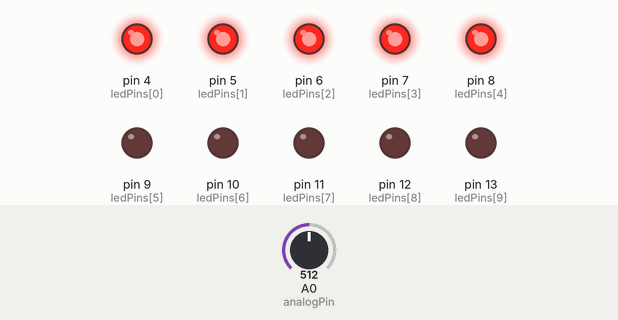
Simulated run of this sketch. Board: Arduino Uno, built with avr-gcc and run on an emulated ATmega328P. On the bench: output pins drawn as LEDs (lit = HIGH). Inputs (shaded band) come from the test bench; at power-on: A0 (analogPin) = 512.

Above: at 1.2 s.
1.3 s: A0 (analogPin) set to 598
2.8 s: A0 (analogPin) set to 622
At 3.7 s:
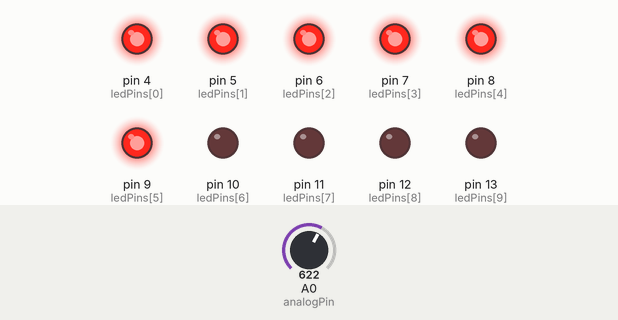
4.3 s: A0 (analogPin) set to 511
At 4.8 s:
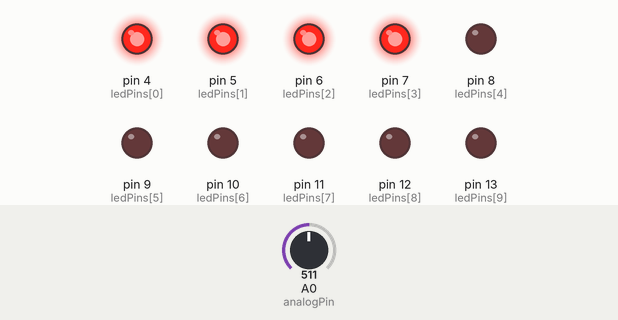
5.8 s: A0 (analogPin) set to 425
7.3 s: A0 (analogPin) set to 399
At 8.3 s:
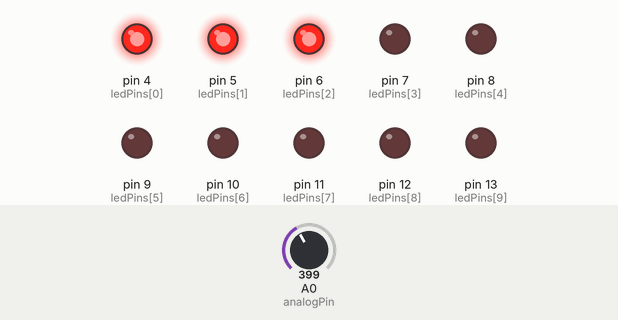
8.8 s: A0 (analogPin) set to 716
At 9.5 s:
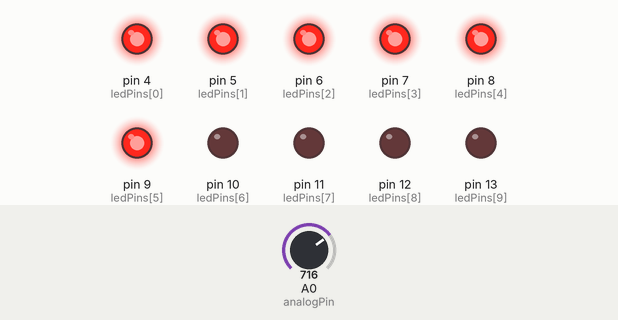
Timing chart, 0 to 11.3 s (numbered marks = the images above; inputs shaded):
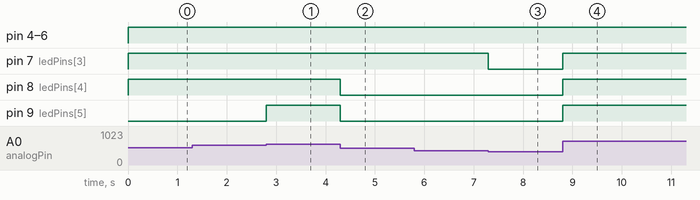

The sketch:

sketch.ino
```cpp
// color de led en .jnos ... solo en --WOKWI--

// --ejemplos--
//{ "color": "yellow" }
//{ "color": "#9EFF3C" }
//{ "color": "GYR"}
//{ "color": "BCYR"}

// https://flatuicolors.com
// https://uigradients.com/#Frost

// cualquier color  elegible


const int analogPin = A0;  // the pin that the potentiometer is attached to
const int ledCount = 10;   // the number of LEDs in the bar graph

int ledPins[] = {
  4,5,6,7,8,9,10,11,12,13
};  //pines de led


void setup() {
  // loop over the pin array and set them all to output:
  for (int thisLed = 0; thisLed < ledCount; thisLed++) {
    pinMode(ledPins[thisLed], OUTPUT);
  }
}

void loop() {
  // read the potentiometer:
  int sensorReading = analogRead(analogPin);
  // map the result to a range from 0 to the number of LEDs:
  int ledLevel = map(sensorReading, 0, 1023, 0, ledCount);

  // loop over the LED array:
  for (int thisLed = 0; thisLed < ledCount; thisLed++) {
    // if the array element's index is less than ledLevel,
    // turn the pin for this element on:
    if (thisLed < ledLevel) {
      digitalWrite(ledPins[thisLed], HIGH);
    }
    // turn off all pins higher than the ledLevel:
    else {
      digitalWrite(ledPins[thisLed], LOW);
    }
  }
}
```

Measured:
- the behaviour switches between 613 and 614 on A0 (analogPin) (found by bisection; images 0 and 1)
- the behaviour switches between 410 and 409 on A0 (analogPin) (found by bisection; images 2 and 3)
- after the input at 1.3 s, every drawn part: stays the same
- after the input at 2.8 s, pin 9 (ledPins[5]): LOW → HIGH at once
- after the input at 4.3 s, pin 8 (ledPins[4]), pin 9 (ledPins[5]): HIGH → LOW at once
- after the input at 5.8 s, every drawn part: stays the same
- after the input at 7.3 s, pin 7 (ledPins[3]): HIGH → LOW at once
- after the input at 8.8 s, pin 7 (ledPins[3]), pin 8 (ledPins[4]), pin 9 (ledPins[5]): LOW → HIGH at once
